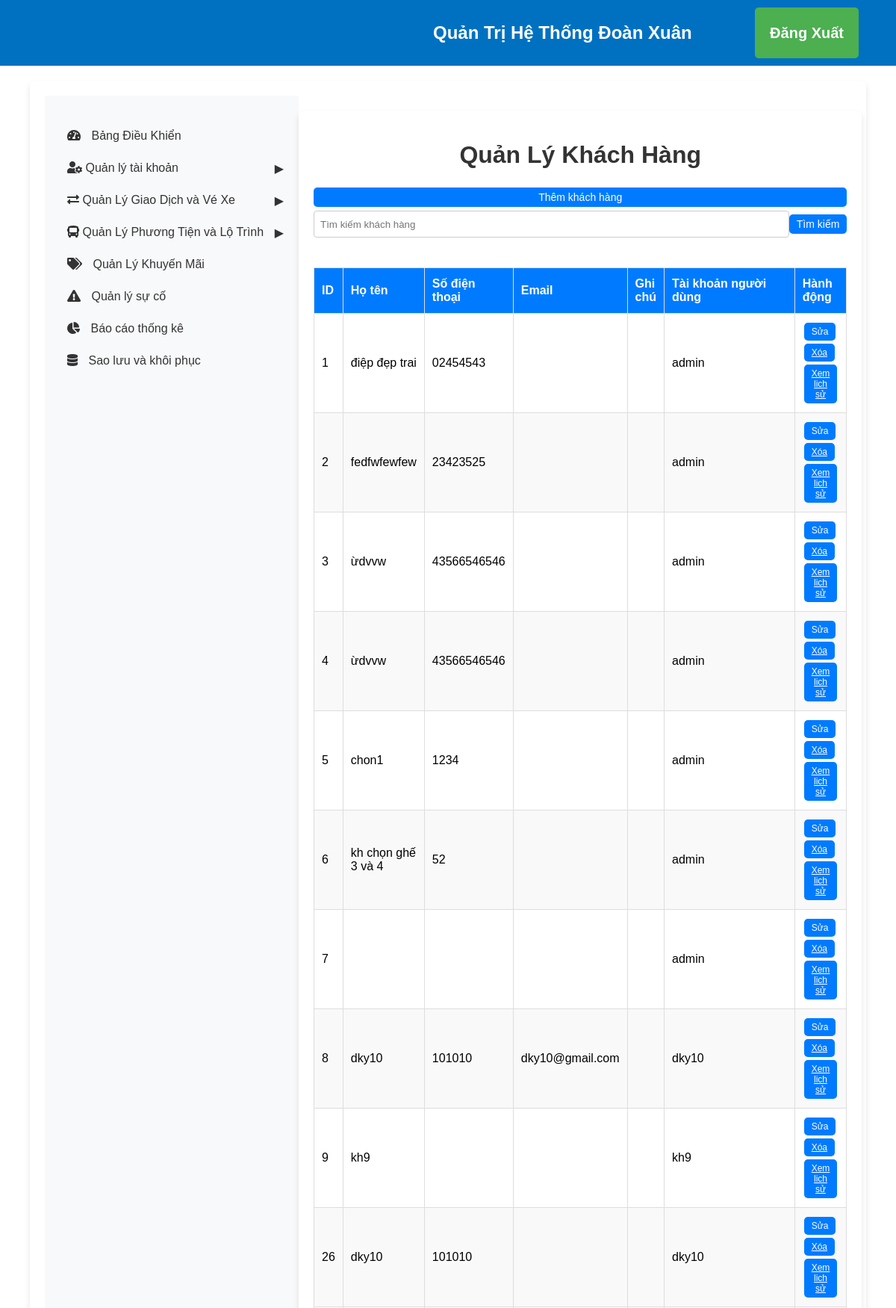
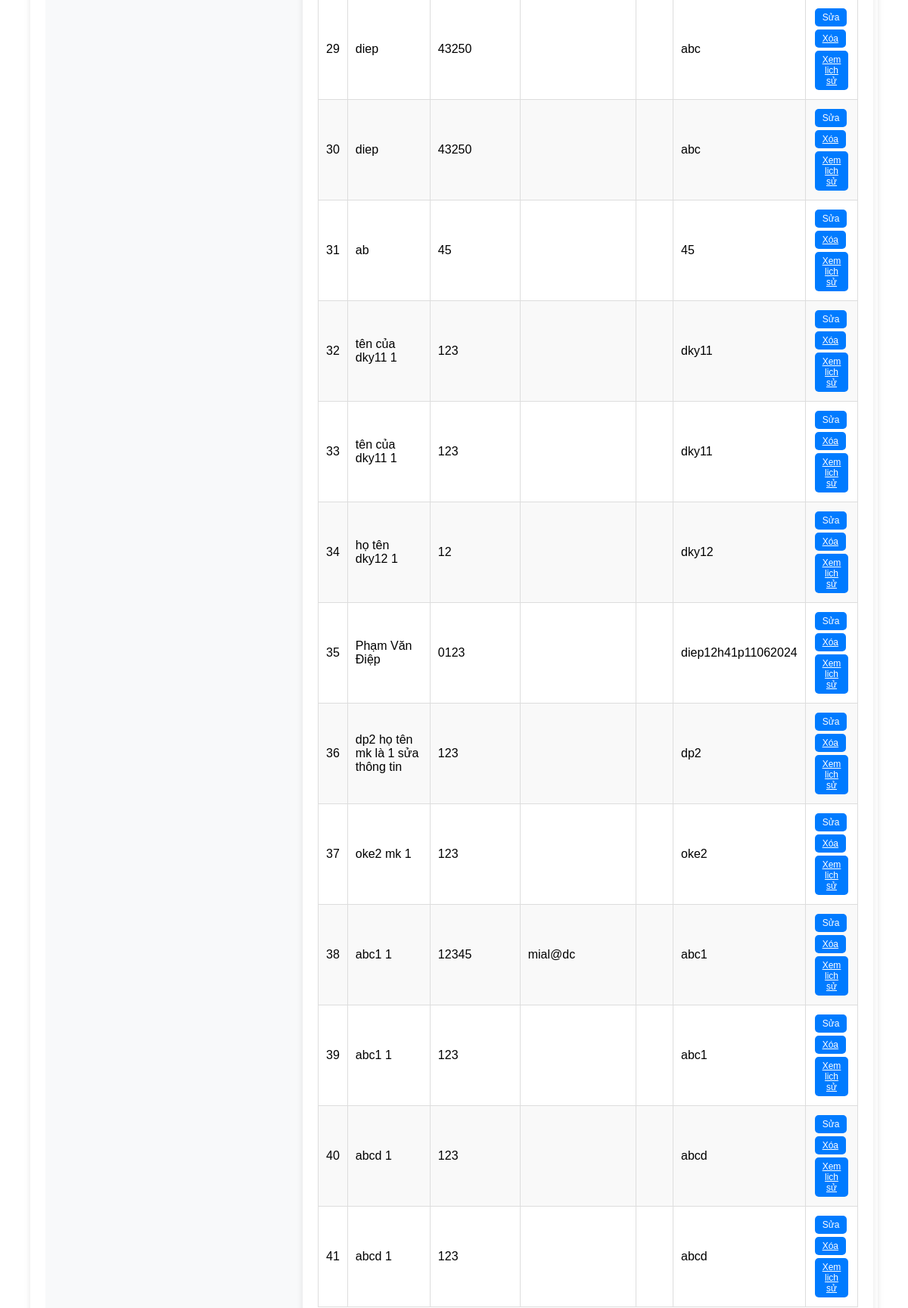
Page /admin/customers.php (signed in, upper part) on the committed database (2 pictures, top to bottom).
### tables this page shows
CREATE TABLE `khachhang` (
  `KhachHangID` int(11) NOT NULL AUTO_INCREMENT,
  `MaKhachHang` varchar(20) NOT NULL,
  `HoTen` varchar(100) DEFAULT NULL,
  `SoDienThoai` varchar(20) DEFAULT NULL,
  `Email` varchar(255) DEFAULT NULL,
  `GhiChu` varchar(255) DEFAULT NULL,
  `NguoiDungID` int(11) DEFAULT NULL,
  PRIMARY KEY (`KhachHangID`),
  KEY `NguoiDungID` (`NguoiDungID`)
);

CREATE TABLE `nguoidung` (
  `NguoiDungID` int(11) NOT NULL AUTO_INCREMENT,
  `TenDangNhap` varchar(50) DEFAULT NULL,
  `MatKhau` varchar(50) DEFAULT NULL,
  `Email` varchar(100) DEFAULT NULL,
  `QuyenHanID` int(11) DEFAULT NULL,
  PRIMARY KEY (`NguoiDungID`),
  KEY `QuyenHanID` (`QuyenHanID`),
  CONSTRAINT `nguoidung_ibfk_1` FOREIGN KEY (`QuyenHanID`) REFERENCES `quyenhan` (`QuyenHanID`)
);

### admin/customers.php (the view, shortened to what this page needs)
<link rel="stylesheet" href="css_admin/admin_styles.css">
<?php
require '../config.php';
require 'includes_admin/admin_header.php';
require 'includes_admin/admin_sidebar.php';
$searchQuery = "";
if (isset($_POST['search'])) {
    $searchQuery = $_POST['searchQuery'];
    $sql = "SELECT * FROM KhachHang WHERE HoTen LIKE ?";
    $stmt = $conn->prepare($sql);
    $searchTerm = "%" . $searchQuery . "%";
    $stmt->bind_param('s', $searchTerm);
} else {
    $sql = "SELECT * FROM KhachHang";
    $stmt = $conn->prepare($sql);
}
$stmt->execute();
$result = $stmt->get_result();
$sqlNguoiDung = "SELECT * FROM NguoiDung";
$resultNguoiDung = $conn->query($sqlNguoiDung);
$nguoiDungOptions = [];
while ($row = $resultNguoiDung->fetch_assoc()) {
    $nguoiDungOptions[] = $row;
}
?>
<div class="main-content container mt-4">
    <h1>Quản Lý Khách Hàng</h1>
    <button id="showAddCustomerForm" class="custom-button">Thêm khách hàng</button>
    <form method="POST" action="customers.php" class="form-inline">
        <input type="text" name="searchQuery" placeholder="Tìm kiếm khách hàng" class="form-control" value="<?= $searchQuery ?>">
        <button type="submit" name="search" class="custom-button">Tìm kiếm</button>
    </form>
    <table class="custom-table">
        <thead>
            <tr>
                <th>ID</th>
                <th>Họ tên</th>
                <th>Số điện thoại</th>
                <th>Email</th>
                <th>Ghi chú</th>
                <th>Tài khoản người dùng</th>
                <th>Hành động</th>
            </tr>
        </thead>
        <tbody>
            <?php while ($row = $result->fetch_assoc()): ?>
            <tr data-id="<?= $row['KhachHangID'] ?>">
                <td><?= $row['KhachHangID'] ?></td>
                <td class="editable" data-field="HoTen"><?= $row['HoTen'] ?></td>
                <td class="editable" data-field="SoDienThoai"><?= $row['SoDienThoai'] ?></td>
                <td class="editable" data-field="Email"><?= $row['Email'] ?></td>
                <td class="editable" data-field="GhiChu"><?= $row['GhiChu'] ?></td>
                <td class="editable" data-field="NguoiDungID"><?= $nguoiDungOptions[array_search($row['NguoiDungID'], array_column($nguoiDungOptions, 'NguoiDungID'))]['TenDangNhap'] ?></td>
                <td>
                    <button class="edit-button small-button custom-button">Sửa</button>
                    <a href="customers.php?delete=<?= $row['KhachHangID'] ?>" onclick="return confirm('Bạn có chắc chắn muốn xóa?')" class="small-button custom-button">Xóa</a>
                    <a href="customer_history.php?id=<?= $row['KhachHangID'] ?>" class="small-button custom-button">Xem lịch sử</a>
                </td>
            </tr>
            <?php endwhile; ?>
        </tbody>
    </table>
</div>
<?php
require 'includes_admin/admin_footer.php';
?>

### admin/css_admin/admin_styles.css (style rules this page uses)
body { font-family: Arial, sans-serif; margin: 0; padding: 0; }
.container { display: flex; flex: 1; margin-right: 0px; margin-left: 0px; width: 1500px; }
table { width: 100%; border-collapse: collapse; }
table, th, td { border: 1px solid #ddd; padding: 8px; }
table th { background-color: #f2f2f2; }
.main-content { flex: 1; margin-left: 10px; background-color: #fff; display: flex; flex-direction: column; width: 2000px; }
body { font-family: 'Arial', sans-serif; }

### admin/customers.php (style rules this page uses)
.container { width: 90%; max-width: 1400px; margin: 20px auto; padding: 20px; background-color: #ffffff; border-radius: 8px; box-shadow: 0 4px 8px rgba(0, 0, 0, 0.1); }
h1 { text-align: center; color: #333; margin-bottom: 20px; }
.custom-button { background-color: #007bff; color: #fff; border: none; padding: 5px 10px; cursor: pointer; border-radius: 5px; text-align: center; display: inline-block; margin: 5px 0; transition: background-color 0.3s, transform 0.3s; font-size: 14px; }
.form-inline { display: flex; justify-content: center; margin-bottom: 20px; }
.form-inline input[type="text"] { flex: 1; padding: 8px; border: 1px solid #ccc; border-radius: 4px; box-sizing: border-box; transition: border-color 0.3s; }
.custom-table { width: 100%; border-collapse: collapse; margin-top: 20px; }
.custom-table th, .custom-table td { border: 1px solid #ddd; padding: 10px; text-align: left; transition: background-color 0.3s; }
.custom-table th { background-color: #f4f4f4; color: #333; }
.custom-table tr:nth-child(even) { background-color: #f9f9f9; }
.custom-table th { padding-top: 12px; padding-bottom: 12px; background-color: #007bff; color: white; }
.small-button { padding: 5px 10px; font-size: 12px; margin: 2px; }

### rows in the picture
khachhang: KhachHangID "1", HoTen "điệp đẹp trai", SoDienThoai "02454543", NguoiDungID.TenDangNhap "admin"
khachhang: KhachHangID "2", HoTen "fedfwfewfew", SoDienThoai "23423525", NguoiDungID.TenDangNhap "admin"
khachhang: KhachHangID "3", HoTen "ừdvvw", SoDienThoai "43566546546", NguoiDungID.TenDangNhap "admin"
khachhang: KhachHangID "4", HoTen "ừdvvw", SoDienThoai "43566546546", NguoiDungID.TenDangNhap "admin"
khachhang: KhachHangID "5", HoTen "chon1", SoDienThoai "1234", NguoiDungID.TenDangNhap "admin"
khachhang: KhachHangID "6", HoTen "kh chọn ghế 3 và 4", SoDienThoai "52", NguoiDungID.TenDangNhap "admin"
khachhang: KhachHangID "7", NguoiDungID.TenDangNhap "admin"
khachhang: KhachHangID "8", HoTen "dky10", SoDienThoai "101010", Email "dky10@gmail.com", NguoiDungID.TenDangNhap "dky10"
khachhang: KhachHangID "9", HoTen "kh9", NguoiDungID.TenDangNhap "kh9"
khachhang: KhachHangID "26", HoTen "dky10", SoDienThoai "101010", NguoiDungID.TenDangNhap "dky10"
khachhang: KhachHangID "29", HoTen "diep", SoDienThoai "43250", NguoiDungID.TenDangNhap "abc"
khachhang: KhachHangID "30", HoTen "diep", SoDienThoai "43250", NguoiDungID.TenDangNhap "abc"
khachhang: KhachHangID "31", HoTen "ab", SoDienThoai "45", NguoiDungID.TenDangNhap "45"
khachhang: KhachHangID "32", HoTen "tên của dky11 1", SoDienThoai "123", NguoiDungID.TenDangNhap "dky11"
khachhang: KhachHangID "33", HoTen "tên của dky11 1", SoDienThoai "123", NguoiDungID.TenDangNhap "dky11"
khachhang: KhachHangID "34", HoTen "họ tên dky12 1", SoDienThoai "12", NguoiDungID.TenDangNhap "dky12"
khachhang: KhachHangID "35", HoTen "Phạm Văn Điệp", SoDienThoai "0123", NguoiDungID.TenDangNhap "diep12h41p11062024"
khachhang: KhachHangID "36", HoTen "dp2 họ tên mk là 1 sửa thông tin", SoDienThoai "123", NguoiDungID.TenDangNhap "dp2"
khachhang: KhachHangID "37", HoTen "oke2 mk 1", SoDienThoai "123", NguoiDungID.TenDangNhap "oke2"
khachhang: KhachHangID "38", HoTen "abc1 1", SoDienThoai "12345", Email "mial@dc", NguoiDungID.TenDangNhap "abc1"
khachhang: KhachHangID "39", HoTen "abc1 1", SoDienThoai "123", NguoiDungID.TenDangNhap "abc1"
khachhang: KhachHangID "40", HoTen "abcd 1", SoDienThoai "123", NguoiDungID.TenDangNhap "abcd"
khachhang: KhachHangID "41", HoTen "abcd 1", SoDienThoai "123", NguoiDungID.TenDangNhap "abcd"
